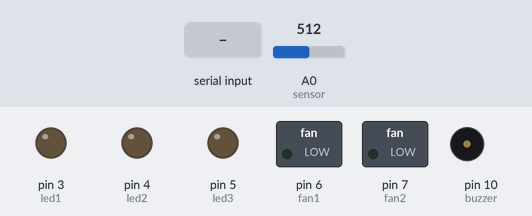
The sketch below on a simulated Arduino Uno, built with avr-gcc and run on an emulated ATmega328P. Shown: switched loads named in the sketch (green lamp = pin HIGH), output pins drawn as LEDs (lit = HIGH), buzzer (waves = sounding, pin HIGH). Inputs (shaded band) come from the test bench; at power-on: A0 (sensor) = 512. What the sketch prints to the serial monitor is not drawn.

Above: at 1.2 s.
1.3 s: A0 (sensor) set to 787
4.2 s: A0 (sensor) set to 812
At 6.0 s:
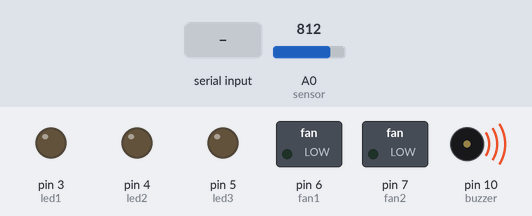
6.5 s: "1" received over Serial
At 7.2 s:
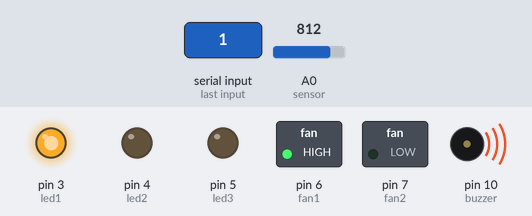
8.0 s: A0 (sensor) set to 790
At 10.2 s:
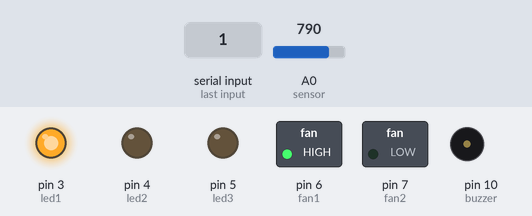
10.5 s: A0 (sensor) set to 810
At 11.8 s:
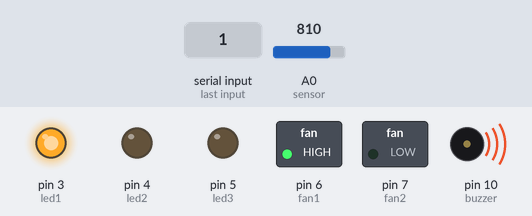
12.5 s: A0 (sensor) set to 716
At 13.3 s:
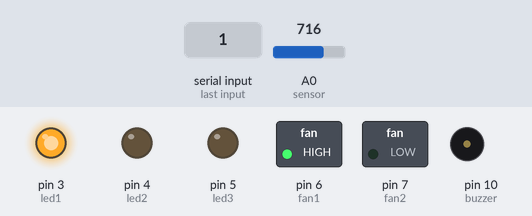
Timing chart, 0 to 15.5 s (numbered marks = the images above; inputs shaded):
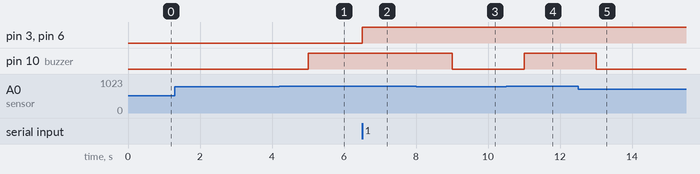

The sketch:

ArduinoKodu.ino
```cpp
#define led1 3
#define led2 4
#define led3 5
#define fan1 6
#define fan2 7
#define sensor A0
#define buzzer 10

char katlar[2][3] = {{'0', '0', '0'}, {'0', '0', '0'}};
int aracsayisi = 0;
int arac;
int timer = 0;
int sensorDeger;
void setup() {
  Serial.begin(9600);
  pinMode(led1, OUTPUT);
  pinMode(led2, OUTPUT);
  pinMode(led3, OUTPUT);
  pinMode(fan1, OUTPUT);
  pinMode(fan2, OUTPUT);
  pinMode(buzzer, OUTPUT);
  pinMode(sensor, INPUT);


  cli();

  // Timer1 kesmesi ayarlanıyor
  TCNT1  = 0;
  TCCR1A = 0;
  TCCR1B = 0;
  OCR1A = 15624;  // Bir saniye çalışması için gerekli zaman kesmesi frekansı
  TCCR1B |= (1 << WGM12);
  TCCR1B |= (1 << CS12) | (1 << CS10);
  TIMSK1 |= (1 << OCIE1A);
  sei();
}


ISR(TIMER1_COMPA_vect) {

  timer++;

  if (timer == 2) // iki saniyelik bir timer tutuldu.
  {
    timer = 0;
    sensorDeger = analogRead(sensor);

    Serial.println(sensorDeger);
    Serial.print("-");

    if (sensorDeger > 800)
    {
      //Serial.print("Duman !!");

      digitalWrite(buzzer, HIGH);
    }
    else
    {
      //digitalWrite(led,LOW);
      digitalWrite(buzzer, LOW);
    }

  }

}

void loop() {

  while (Serial.available())
  {
    for (int katx = 0; katx < 2; katx++)
    {
      for (int katy = 0; katy < 3; katy++)
      {
        int arac = Serial.read();
        if (aracsayisi < 6 && arac == '1')
        {
          katlar[katx][katy] = arac;
          aracsayisi++;
        }
        else if (arac == '0' && aracsayisi != 0)
        {
          katlar[katx][katy] = arac;
          aracsayisi--;
        }
        if (aracsayisi >= 1)
        {
          //Serial.println("Led1 yak");
          digitalWrite(led1, HIGH);
          digitalWrite(fan1, HIGH);
        }
        if (aracsayisi > 3)
        {
          //Serial.println("Led2 yak");
          digitalWrite(led2, HIGH);
          digitalWrite(fan2, HIGH);
        }
        if (aracsayisi >= 6)
        {
          //Serial.println("Otopark dolu !");
          digitalWrite(led3, HIGH);
          break;
        }
        else if (aracsayisi <= 6)
        {
          //Serial.println("Otoparkta boşluk var !");
          digitalWrite(led3, LOW);
        }
      }
    }
  }
}
```

Measured:
- the behaviour switches between 800 and 801 on A0 (sensor) (found by bisection; images 0 and 1)
- after the input at 1.3 s, every drawn part: stays the same
- after the input at 4.2 s, pin 10 (buzzer): LOW → HIGH after 0.80 s
- after the input at 6.5 s, pin 3 (led1), pin 6 (fan1): LOW → HIGH at once
- after the input at 8.0 s, pin 10 (buzzer): HIGH → LOW after 1.0 s
- after the input at 10.5 s, pin 10 (buzzer): LOW → HIGH after 0.50 s
- after the input at 12.5 s, pin 10 (buzzer): HIGH → LOW after 0.50 s
